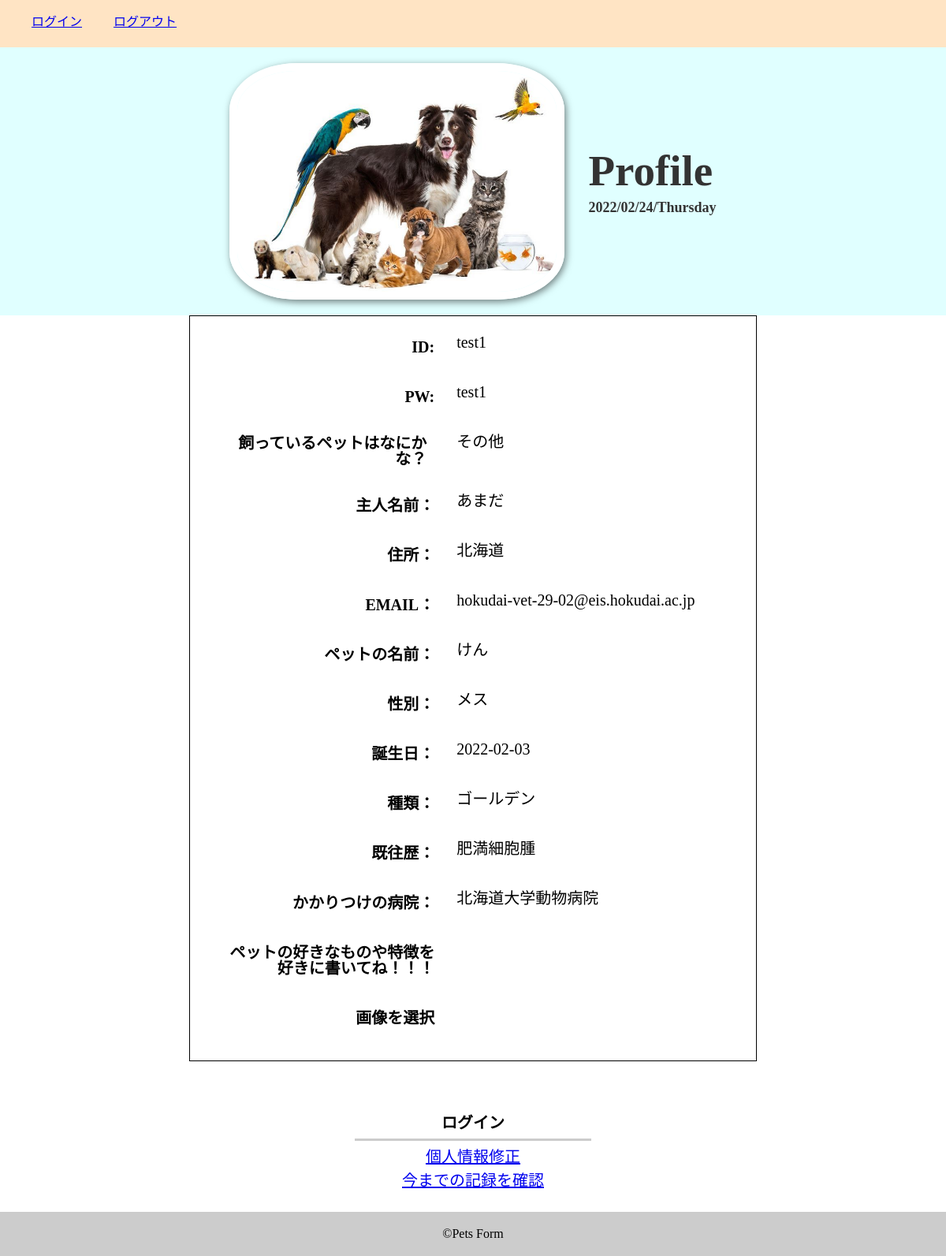
The page /profile.php on the database as committed earlier.
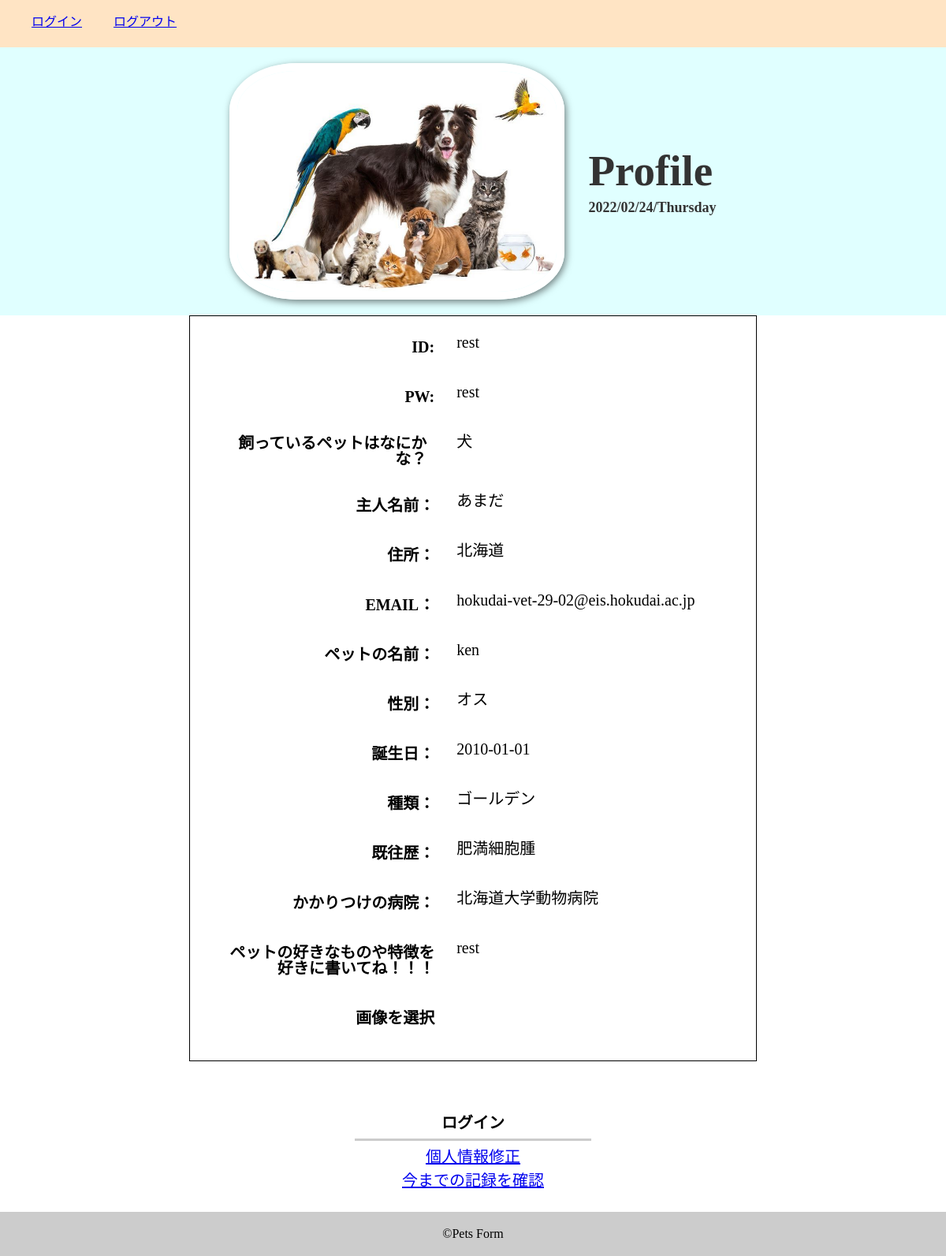
The same page on the database as committed later.
### tables this page shows
CREATE TABLE `honer_db` (
  `id` int(12) NOT NULL,
  `lid` varchar(64) NOT NULL,
  `lpw` varchar(128) NOT NULL,
  `kanri_flg` int(11) NOT NULL,
  `pet` varchar(64) DEFAULT NULL,
  `name` varchar(64) NOT NULL,
  `address` varchar(128) NOT NULL,
  `email` varchar(128) NOT NULL,
  `pname` varchar(64) NOT NULL,
  `sex` varchar(64) DEFAULT NULL,
  `birth` date DEFAULT NULL,
  `sp` varchar(64) NOT NULL,
  `mhistory` text,
  `hospital` varchar(64) DEFAULT NULL,
  `comment` text,
  `fname` varchar(128) DEFAULT NULL
);

### profile.php (the view, shortened to what this page needs)
<?php
$message = date('Y/m/d/l');
?>
<?php
$pdo = db_conn();
$stmt = $pdo->prepare("SELECT * FROM honer_db ");
$status = $stmt->execute();
if ($status==false) {
  $error = $stmt->errorInfo();
  exit("ErrorQuery:".$error[2]);
}else{
    while( $result = $stmt->fetch(PDO::FETCH_ASSOC)){
        $ID = $result["lid"] ;
        $PW = $result["lpw"] ;
        $pet = $result["pet"] ;
        $name = $result["name"] ;
        $address = $result["address"] ;
        $email = $result["email"] ;
        $pname = $result["pname"] ;
        $sex = $result["sex"] ;
        $birth = $result["birth"] ;
        $sp = $result["sp"] ;
        $mhistory = $result["mhistory"] ;
        $hospital = $result["hospital"] ;
        $text = $result["comment"] ;
        $view = '<li><a href="profile_modi.php?id='.$result["id"].'">個人情報修正</a></li>';
    }
}
?>
<!DOCTYPE html>
<html lang='ja'>
<head>
    <link rel='stylesheet' href='css/reset.css'>
    <link rel='stylesheet' href='css/style.css'>
</head>
<header>
<nav class="navbar">
    <div class="container-fluid">
        <div class="navbar-header">
            <div class="navbar-header"><a class="navbar-brand" href="index.php">ログイン</a></div>
            <div class="navbar-header"><a class="navbar-brand" href="logout.php">ログアウト</a></div>
        </div>
    </div>
</nav>
</header>
<body>
    <div class='wrap'>
        <div class='prof'>
            <div class='prof__img active'><img src="./img/2_Precious_Pets_2-1.jpg"; alt=""></div>
            <div class='prfo__contents'>
                <div class='prof__name'>Profile</div>
                <div class='prof__text'><?= $message?></div>
            </div>
        </div>
        <div class="profile">
            <dl class ='profile-list'>
                <dt class="profile-title">ID:</dt>
                <dd class="profile-items"><?=$ID;?></dd>
                <dt class="profile-title">PW:</dt>
                <dd class="profile-items"><?=$PW;?></dd>
                <dt class="profile-title profile-radio">飼っているペットはなにかな？</dt>
                <dd class="profile-items"><?=$pet;?></dd>
                <dt class="profile-title">主人名前： </dt>
                <dd class="profile-items"><?=$name;?></dd>
                <dt class="profile-title">住所：</dt>
                <dd class="profile-items"><?=$address;?></dd>
                <dt class="profile-title">EMAIL：</dt>
                <dd class="profile-items"><?=$email;?></dd>
                <dt class="profile-title">ペットの名前：</dt>
                <dd class="profile-items"><?=$pname;?></dd>
                <dt class="profile-title">性別：</dt>
                <dd class="profile-items"><?=$sex;?></dd>
                <dt class="profile-title">誕生日：</dt>
                <dd class="profile-items"><?=$birth;?></dd>
                <dt class="profile-title">種類：</dt>
                <dd class="profile-items"><?=$sp;?></dd>
                <dt class="profile-title">既往歴：</dt>
                <dd class="profile-items"><?=$mhistory;?></dd>
                <dt class="profile-title">かかりつけの病院：</dt>
                <dd class="profile-items"><?=$hospital;?></dd>
                <dt class="profile-title">ペットの好きなものや特徴を好きに書いてね！！！</dt>
                <dd class="profile-items"><?=$text;?></dd>
                <dt class="profile-title"><label>画像を選択</label></dt>
            </dl>
        </div>
        <div class='contents'>
            <div class='title'>ログイン</div>
            <ul>
                <?=$view?>
                <li><a href="log.php">今までの記録を確認</a></li>
            </ul>
        </div>
        <footer class='footer'>
            <small class='copy'>&copy;Pets Form</small>
        </footer>
    </div>
</body>
</html>

### css/style.css (style rules this page uses)
.navbar { background-color: bisque; height: 60px; }
.navbar-header { display: flex; flex-wrap: wrap; padding: 10px 20px; }
.wrap { display: flex; flex-direction: column; position: relative; }
.prof { background: lightcyan; padding: 20px; display: flex; align-items: center; justify-content: center; }
.prof__img { width: 425px; height: 300px; overflow: hidden; border-radius: 20%; border: 10px solid #fff; box-shadow: 2px 3px 10px rgba(0, 0, 0, 0.5); }
.prof__img.active { animation: kaiten 1s linear infinite alternate; }
.prof__img img { object-fit: cover; height: 280px; object-position: center; }
.prfo__contents { margin-left: 30px; }
.prof__name { font-size: 55px; color: #333; font-weight: bold; margin-bottom: 10px; }
.prof__text { font-size: 18px; font-weight: bold; color: #333; }
.contents { margin: 20px auto; text-align: center; font-size: 20px; }
.title { text-align: center; font-size: 20px; border-bottom: 3px solid #ccc; font-weight: bold; padding-bottom: 10px; width: 300px; margin: 0 auto 10px; }
li { display: block; margin: 0 0 10px; text-align: center; }
ul { text-align: center; }
.footer { margin-top: auto; background: #ccc; width: 100%; text-align: center; padding: 20px 0; }
.profile { width: 60%; margin: 0 auto 3pc; border: 1px solid #000; padding: 15px; }
.profile-list { display: flex; flex-wrap: wrap; margin: auto; }
.profile-title { width: 40%; font-weight:bold; text-align: right; margin: 0 20px 15px; padding: 14px 0; font-size: 20px; }
.profile-items { box-sizing: border-box; display: block; margin: 0 0 15px; width: 50%; height: 100%; padding: 8px; font-size: 20px; }
.profile-title.profile-radio { padding: 10px; }

Rows that differ between the two databases and show on the page:
no longer on this page (row unchanged): honer_db: lid "test1", lpw "test1", pet "その他", name "あまだ", address "北海道", email "hokudai-vet-29-02@eis.hokudai.ac.jp", pname "けん", sex "メス", birth "2022-02-03", sp "ゴールデン", mhistory "肥満細胞腫", hospital "北海道大学動物病院"
added honer_db: lid "rest", lpw "rest", pet "犬", name "あまだ", address "北海道", email "hokudai-vet-29-02@eis.hokudai.ac.jp", pname "ken", sex "オス", birth "2010-01-01", sp "ゴールデン", mhistory "肥満細胞腫", hospital "北海道大学動物病院", comment "rest"
